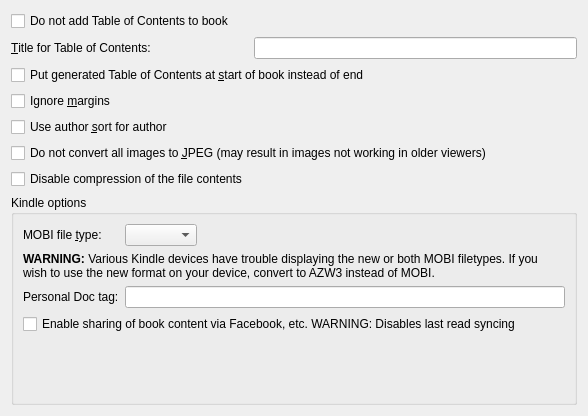
<?xml version="1.0" encoding="UTF-8"?>
<ui version="4.0">
 <class>Form</class>
 <widget class="QWidget" name="Form">
  <property name="geometry">
   <rect>
    <x>0</x>
    <y>0</y>
    <width>588</width>
    <height>416</height>
   </rect>
  </property>
  <property name="windowTitle">
   <string>Form</string>
  </property>
  <layout class="QGridLayout" name="gridLayout">
   <item row="0" column="0">
    <widget class="QCheckBox" name="opt_no_inline_toc">
     <property name="text">
      <string>Do not add Table of Contents to book</string>
     </property>
    </widget>
   </item>
   <item row="1" column="0">
    <widget class="QLabel" name="label">
     <property name="text">
      <string>&amp;Title for Table of Contents:</string>
     </property>
     <property name="buddy">
      <cstring>opt_toc_title</cstring>
     </property>
    </widget>
   </item>
   <item row="1" column="1">
    <widget class="QLineEdit" name="opt_toc_title"/>
   </item>
   <item row="2" column="0" colspan="2">
    <widget class="QCheckBox" name="opt_mobi_toc_at_start">
     <property name="text">
      <string>Put generated Table of Contents at &amp;start of book instead of end</string>
     </property>
    </widget>
   </item>
   <item row="3" column="0">
    <widget class="QCheckBox" name="opt_mobi_ignore_margins">
     <property name="text">
      <string>Ignore &amp;margins</string>
     </property>
    </widget>
   </item>
   <item row="4" column="0">
    <widget class="QCheckBox" name="opt_prefer_author_sort">
     <property name="text">
      <string>Use author &amp;sort for author</string>
     </property>
    </widget>
   </item>
   <item row="5" column="0" colspan="2">
    <widget class="QCheckBox" name="opt_mobi_keep_original_images">
     <property name="text">
      <string>Do not convert all images to &amp;JPEG (may result in images not working in older viewers)</string>
     </property>
    </widget>
   </item>
   <item row="6" column="0">
    <widget class="QCheckBox" name="opt_dont_compress">
     <property name="text">
      <string>Disable compression of the file contents</string>
     </property>
    </widget>
   </item>
   <item row="7" column="0" colspan="2">
    <widget class="QGroupBox" name="groupBox">
     <property name="title">
      <string>Kindle options</string>
     </property>
     <layout class="QFormLayout" name="formLayout">
      <property name="fieldGrowthPolicy">
       <enum>QFormLayout::ExpandingFieldsGrow</enum>
      </property>
      <item row="0" column="0">
       <widget class="QLabel" name="label_2">
        <property name="text">
         <string>MOBI file &amp;type:</string>
        </property>
        <property name="buddy">
         <cstring>opt_mobi_file_type</cstring>
        </property>
       </widget>
      </item>
      <item row="0" column="1">
       <widget class="QComboBox" name="opt_mobi_file_type"/>
      </item>
      <item row="3" column="0">
       <widget class="QLabel" name="label_3">
        <property name="text">
         <string>Personal Doc tag:</string>
        </property>
       </widget>
      </item>
      <item row="3" column="1">
       <widget class="QLineEdit" name="opt_personal_doc"/>
      </item>
      <item row="4" column="0" colspan="2">
       <widget class="QCheckBox" name="opt_share_not_sync">
        <property name="text">
         <string>Enable sharing of book content via Facebook, etc. WARNING: Disables last read syncing</string>
        </property>
       </widget>
      </item>
      <item row="2" column="0" colspan="2">
       <widget class="QLabel" name="label_4">
        <property name="text">
         <string>&lt;b&gt;WARNING:&lt;/b&gt; Various Kindle devices have trouble displaying the new or both MOBI filetypes. If you wish to use the new format on your device, convert to AZW3 instead of MOBI.</string>
        </property>
        <property name="wordWrap">
         <bool>true</bool>
        </property>
       </widget>
      </item>
     </layout>
    </widget>
   </item>
  </layout>
 </widget>
 <resources/>
 <connections/>
</ui>
